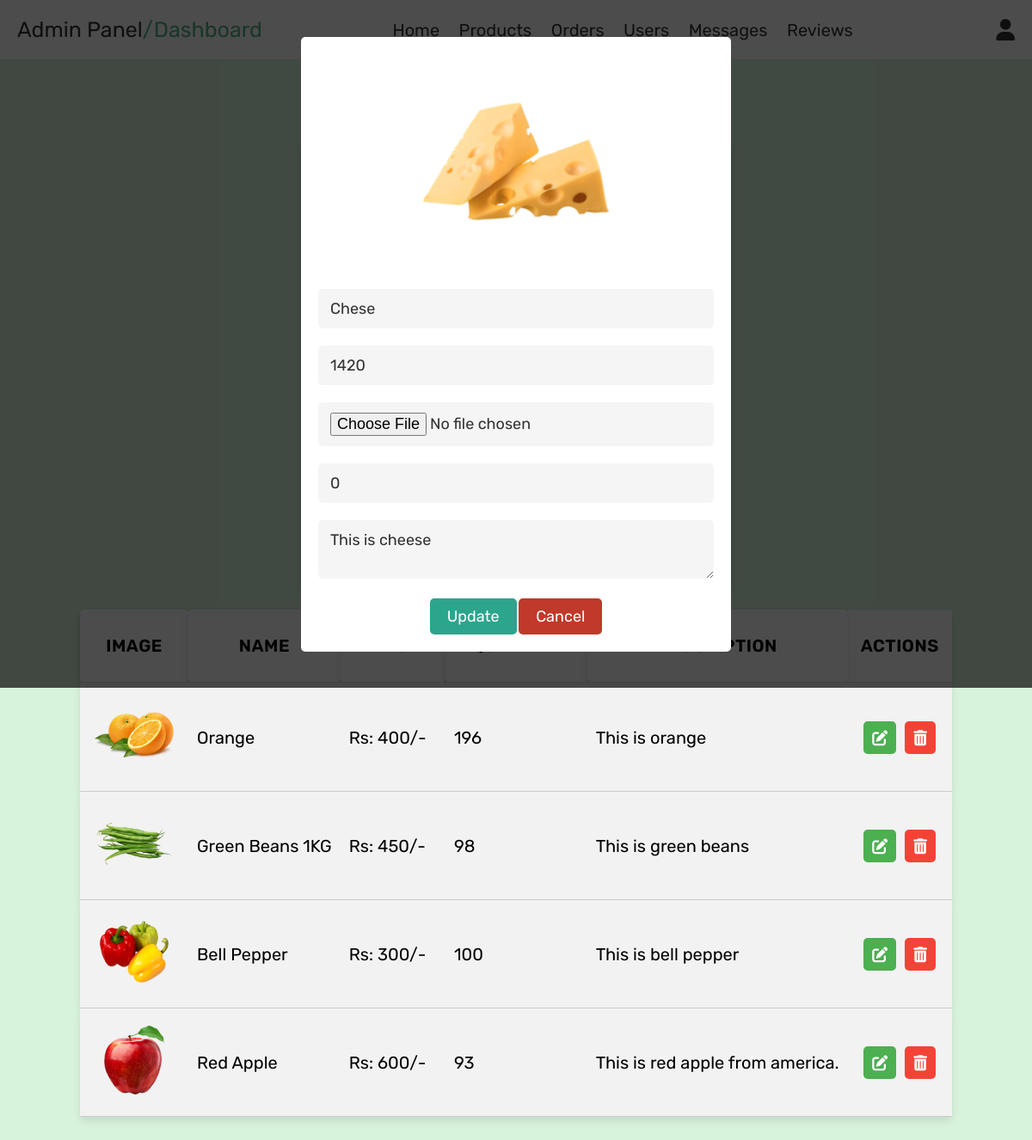
/admin_products.php?update=14 (signed in), run on the app's committed database.
### tables this page shows
CREATE TABLE `products` (
  `id` int(100) NOT NULL,
  `name` varchar(100) NOT NULL,
  `price` int(100) NOT NULL,
  `image` varchar(100) NOT NULL,
  `qty` text NOT NULL,
  `description` text NOT NULL
);

### admin_products.php (the view, shortened to what this page needs)
<?php
include 'config.php';
?>
<!DOCTYPE html>
<html lang="en">
<head>
    <link rel="stylesheet" href="https://cdnjs.cloudflare.com/ajax/libs/font-awesome/6.0.0/css/all.min.css">
    <link rel="stylesheet" href="css/admin_style.css">
</head>
<body>
    <?php include 'admin_header.php'; ?>
    <section class="add-products">
        <h1 class="title">shop products</h1>
        <form action="" method="post" enctype="multipart/form-data">
            <h3>add product</h3>
            <p id="rec-size">⚠️ Recommended image size 200x200 px.</p>
        </form>
    </section>
    <section class="show-products">
        <div class="box-container">
            <?php
            $select_products = mysqli_query($conn, "SELECT * FROM `products`") or die('query failed');
            if (mysqli_num_rows($select_products) > 0) {
                while ($fetch_products = mysqli_fetch_assoc($select_products)) {
            ?>
                    <table style="margin-right: auto; display: block;">
                        <thead>
                            <tr class="box">
                                <th class="box" style="font-size: 2rem;">Image</th>
                                <th class="box" style="font-size: 2rem;">Name</th>
                                <th class="box" style="font-size: 2rem;">Price</th>
                                <th class="box" style="font-size: 2rem;">Quantity</th>
                                <th class="box" style="font-size: 2rem;">Description</th>
                                <th style="font-size: 2rem;">Actions</th>
                            </tr>
                        </thead>
                        <tbody>
                            <?php
                            while ($fetch_products = mysqli_fetch_assoc($select_products)) {
                                echo "<tr class='box' style='background-color: #f2f2f2; border-bottom: 1px solid #ccc; text-align: left;'>";
                                echo '<td style="width: 100px; font-size: 2rem; padding: 10px; text-align: center;"><img src="uploaded_img/' . $fetch_products['image'] . '" alt=""></td>';
                                echo '<td style="padding: 10px; font-size: 2rem;">' . $fetch_products['name'] . '</td>';
                                echo '<td style="padding: 10px; font-size: 2rem;">Rs: ' . $fetch_products['price'] . '/-</td>';
                                echo '<td style="padding: 10px; font-size: 2rem;">' . $fetch_products['qty'] . '</td>';
                                echo '<td style="padding: 10px; font-size: 2rem;">' . $fetch_products['description'] . '</td>';
                                echo '<td style="padding: 10px; text-align: center;">';
                                echo '<a href="admin_products.php?update=' . $fetch_products['id'] . '" class="fa-solid fa-pen-to-square option-btn" style="background-color: #4CAF50; color: white; padding: 10px 10px; margin:5px; text-decoration: none;" title="Edit Product"></a>';
                                echo '<a href="admin_products.php?delete=' . $fetch_products['id'] . '" class="fa-solid fa-trash-can delete-btn" style="background-color: #f44336; color: white; padding: 10px 10px; margin:5px; text-decoration: none;" onclick="return confirm(\'delete this product?\')" title="Delete Product"></a>';
                                echo '</td>';
                                echo '</tr>';
                            }
                            ?>
                        </tbody>
                    </table>
            <?php
                }
            } else {
                echo '<p class="empty">No products added yet!</p>';
            }
            ?>
        </div>
    </section>
    <section class="edit-product-form">
        <?php
        if (isset($_GET['update'])) {
            $update_id = $_GET['update'];
            $update_query = mysqli_query($conn, "SELECT * FROM `products` WHERE id = '$update_id'") or die('query failed');
            if (mysqli_num_rows($update_query) > 0) {
                while ($fetch_update = mysqli_fetch_assoc($update_query)) {
        ?>
                    <form action="" method="post" enctype="multipart/form-data">
                        <img src="uploaded_img/<?php echo $fetch_update['image']; ?>" alt="">
                        <input type="text" name="update_name" value="<?php echo $fetch_update['name']; ?>" class="box" required placeholder="Enter product name">
                        <input type="number" name="update_price" value="<?php echo $fetch_update['price']; ?>" min="0" class="box" required placeholder="Enter product price">
                        <input type="file" class="box" name="update_image" accept="image/jpg, image/jpeg, image/png">
                        <input type="text" name="update_quantity" value="<?php echo $fetch_update['qty']; ?>" class="box" required placeholder="Enter product quantity">
                        <textarea name="update_description" class="box" required placeholder="Enter product description"><?php echo $fetch_update['description']; ?></textarea>
                        <input type="submit" value="update" name="update_product" class="btn">
                        <input type="reset" value="cancel" id="close-update" class="delete-btn">
                    </form>
        <?php
                }
            }
        } else {
            echo '<script>document.querySelector(".edit-product-form").style.display = "none";</script>';
        }
        ?>
    </section>
</body>
</html>

### css/admin_style.css (style rules this page uses)
:root { --purple:#8e44ad; --red:#c0392b; --orange:#f39c12; --black:#333; --green3:#52b788; --button-hover:#06b90f; --button:#2CA58D; --green5:#d8f3dc; --white:#fff; --light-color:#666; --light-white:#ccc; --light-bg:#f5f5f5; --border:.1rem solid var(--black); --box-shadow:0 .5rem 1rem rgba(0,0,0,.1); }
* { font-family: 'Rubik', sans-serif; margin:0; padding:0; box-sizing: border-box; outline: none; border:none; text-decoration: none; transition:all .2s linear; }
html { font-size: 62.5%; overflow-x: hidden; }
body { background-color: var(--green5); font-family: sans-serif; }
section { padding:3rem 2rem; }
.title { text-align: center; margin-bottom: 2rem; text-transform: uppercase; color:var(--black); font-size: 4rem; }
.btn, .option-btn, .delete-btn, .white-btn { display: inline-block; margin-top: 1rem; padding:1rem 2rem; cursor: pointer; color:var(--white); font-size: 1.8rem; border-radius: .5rem; text-transform: capitalize; }
.white-btn, .btn { background-color: var(--button); }
.option-btn { background-color: var(--button); }
.delete-btn { background-color: var(--red); }
.add-products form { background-color: var(--white); border-radius: .5rem; padding:2rem; text-align: center; box-shadow: var(--box-shadow); border:transparent ; max-width: 50rem; margin:0 auto; }
.add-products form h3 { font-size: 2.5rem; text-transform: uppercase; color:var(--black); margin-bottom: 1.5rem; }
.show-products .box-container { display: grid; margin-left: 30rem; justify-content: center; gap:1.5rem; max-width: 1200px; margin:0 auto; align-items: flex-start; }
.show-products { padding-top: 0; }
.show-products .box-container .box { text-align: center; padding:3rem 3rem; border-radius: .5rem; border:transparent; box-shadow: var(--box-shadow); background-color: var(--white); border-width: 1px; border-color: #333; }
.show-products .box-container .box img { height: 10rem; width: auto; }
.edit-product-form { min-height: 100vh; background-color: rgba(0,0,0,.7); display: flex; align-items: center; justify-content: center; padding:2rem; overflow-y: scroll; position: fixed; top:0; left:0; z-index: 1200; width: 100%; }
.edit-product-form form { width: 50rem; padding:2rem; text-align: center; border-radius: .5rem; background-color: var(--white); }
.edit-product-form form img { height: 25rem; margin-bottom: 1rem; }
.edit-product-form form .box { margin:1rem 0; padding:1.2rem 1.4rem; border:transparent; border-radius: .5rem; background-color: var(--light-bg); font-size: 1.8rem; color:var(--black); width: 100%; }
table { width: 100%; border-collapse: collapse; }
thead { background: #f8fafc; border-bottom: 2px solid #e2e8f0; }
th { padding: 1.2rem 1.5rem; text-align: left; font-weight: 600; color: var(--text-dark); font-size: 1.4rem; text-transform: uppercase; letter-spacing: 0.5px; }
tbody tr { border-bottom: 1px solid #e2e8f0; transition: all 0.3s ease; }
td { padding: 1.2rem 1.5rem; color: var(--text-dark); }
#rec-size { text-align: right; font-size: 14px; color: red; }

### data on the page
products: image (picture), update_name "Chese", update_price "1420", update_quantity "0", update_description "This is cheese"
products: image (picture), name "Orange", price "400", qty "196", description "This is orange"
products: image (picture), name "Green Beans 1KG", price "450", qty "98", description "This is green beans"
products: image (picture), name "Bell Pepper", price "300", qty "100", description "This is bell pepper"
products: image (picture), name "Red Apple", price "600", qty "93", description "This is red apple from america."
